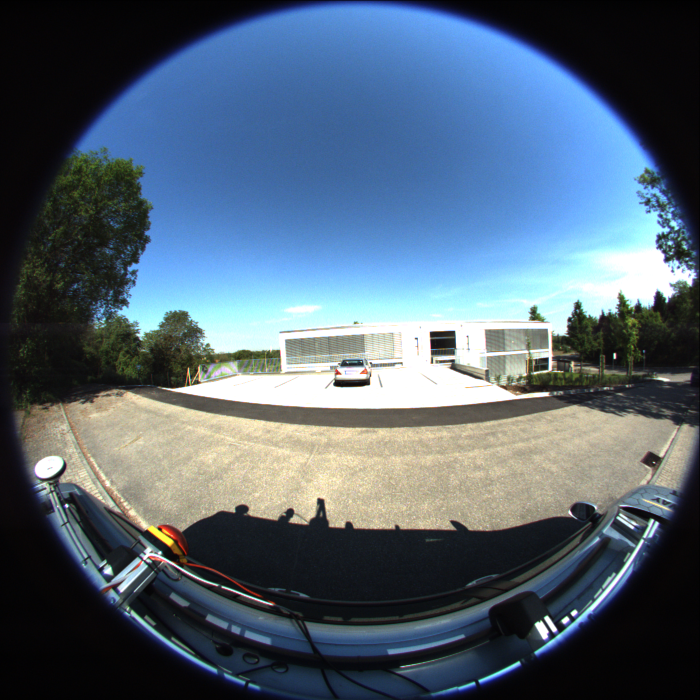
#> input picture example_data/data_2d_raw/2013_05_28_drive_0003_sync/image_02/data_rgb/0000000000.png, 1400 x 1400 px, found by its file name (shown at 1/2 size); its folder holds only this picture in this run
$ python fisheye2equipreatangle.py   (older library calls are emulated)
#> lines starting #> are read from the running program, lines starting #| are printed output that depends on the picture
#> in run, src_img_left is the input picture: shape (1400, 1400, 3); mean B, G, R 115.8, 100.5, 83.5
#https://github.com/ArashJavan/fisheye2equirect

#python fisheye2equi.py -o ./results -l ./kitti360/data_2d_raw/2013_05_28_drive_0000_sync/image_02/data_rgb/0000000000.png -r ./kitti360/data_2d_raw/2013_05_28_drive_0000_sync/image_03/data_rgb/0000000000.png -a 185

import os
import argparse
import numpy as np
import cv2 as cv
from tqdm import tqdm

def lerp(y0, y1, x0, x1, x):
    m = (y1 - y0) / (x1 - x0)
    b = y0
    return m *(x-x0) + b

def fisheye2equi(src_img, size, aperture):

#> called with aperture = 3.23
    h_src, w_src = src_img.shape[:2]
#> h_src = 1400; w_src = 1400
    w_dst, h_dst = size

    dst_img = np.zeros((h_dst, w_dst, 3))

    for y in reversed(range(h_dst)):
        y_dst_norm = lerp(-1, 1, 0, h_dst, y)

        for x in range(w_dst):
            x_dst_norm = lerp(-1, 1, 0, w_dst, x)

            longitude = x_dst_norm * np.pi
            latitude = y_dst_norm * np.pi / 2
            p_x = np.cos(latitude) * np.cos(longitude)
            p_y = np.cos(latitude) * np.sin(longitude)
            p_z = np.sin(latitude)

            p_xz = np.sqrt(p_x**2 + p_z**2)
            r = 2 * np.arctan2(p_xz, p_y) / aperture
            theta = np.arctan2(p_z, p_x)
            x_src_norm = r * np.cos(theta)
            y_src_norm = r * np.sin(theta)

            x_src = lerp(0, w_src, -1, 1, x_src_norm)
            y_src = lerp(0, h_src, -1, 1, y_src_norm)

            # supppres out of the bound index error (warning this will overwrite multiply pixels!)
            x_src_ = np.minimum(w_src - 1, np.floor(x_src).astype(np.int))
            y_src_ = np.minimum(h_src - 1, np.floor(y_src).astype(np.int))

            dst_img[y, x, :] = src_img[y_src_, x_src_]
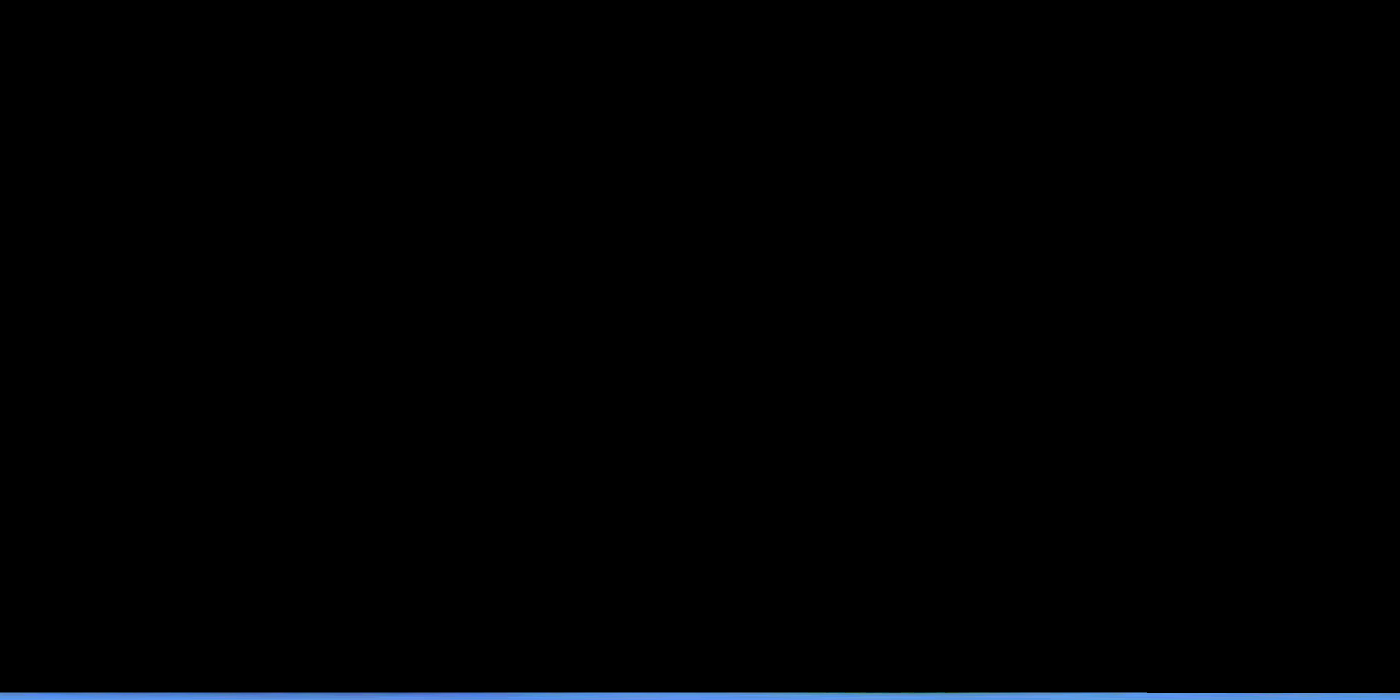
#> dst_img: shape (1400, 2800, 3) float64 (shown at 1/2 size); mean B, G, R 0.8, 0.5, 0.3; drawn with min black and max white

    return dst_img

def run(img_left_path, img_right_path, img_out_path, out_image_name):
    src_img_left = cv.imread(img_left_path)
    src_img_right = cv.imread(img_right_path)
    # sensor specific parameter
    size = [2800,1400]
    aperture = 185 * np.pi / 180

    #print("Calculating left image ... ", end="")
    equi_img_left = fisheye2equi(src_img_left, size, aperture)
    #print("done!")

    #print("Calculating right image ... ", end="")
    equi_img_right = fisheye2equi(src_img_right, size, aperture)
    #print("done!")

    #print("Merging both images ... ", end="")
    w, h = size
    merged_img = np.zeros((h, w, 3))
    # we should swap the images
    merged_img[:, 0:int(w / 2)] = equi_img_right[:, int(w / 2):]
    merged_img[:, int(w / 2):] = equi_img_left[:, int(w / 2):]
    #print("done!")

    #cv.imwrite("{}/equirect_right.jpg".format(args["output_dir"]), equi_img_right)
    #cv.imwrite("{}/equirect_left.jpg".format(args["output_dir"]), equi_img_left)

    img_out_path = os.path.join(out_path, out_image_name)
    cv.imwrite(img_out_path, merged_img)

if __name__ == "__main__":
    parser = argparse.ArgumentParser(description="Extract parameters for generating panoramic images from dual fisheye images.")
    parser.add_argument("-o", "--outputdir", help="Output directory.", action='store', default=".")
    parser.add_argument("-i", "--inputdir", help="Input directory.", action='store', default=".")
    parser.add_argument("-seq", "--sequence", help="Sequence id.", default="00")
    # [4 lines of commented-out code are left out]

    args = parser.parse_args()
    print("Sequnce: ", args.sequence)
    # image out base path
    out_path = os.path.join(args.outputdir,'data_2d_pano',f'2013_05_28_drive_00{args.sequence}_sync','pano','data_rgb')
    if not os.path.exists(out_path):
        os.makedirs(out_path)
    # input image base path
    img_left_path = os.path.join(args.inputdir,'data_2d_raw',f'2013_05_28_drive_00{args.sequence}_sync','image_02','data_rgb')
    print("img_left_path:", img_left_path)
    img_right_path = os.path.join(args.inputdir,'data_2d_raw',f'2013_05_28_drive_00{args.sequence}_sync','image_03','data_rgb')
    print("img_right_path:", img_right_path)

    print("image num: ", len(os.listdir(img_right_path)))

    for img_i in tqdm(os.listdir(img_right_path)):
        img_tmp_l = os.path.join(img_left_path,img_i)
        img_tmp_r = os.path.join(img_right_path,img_i)
#> (the run stopped early here; a loop or call above may not have finished)
